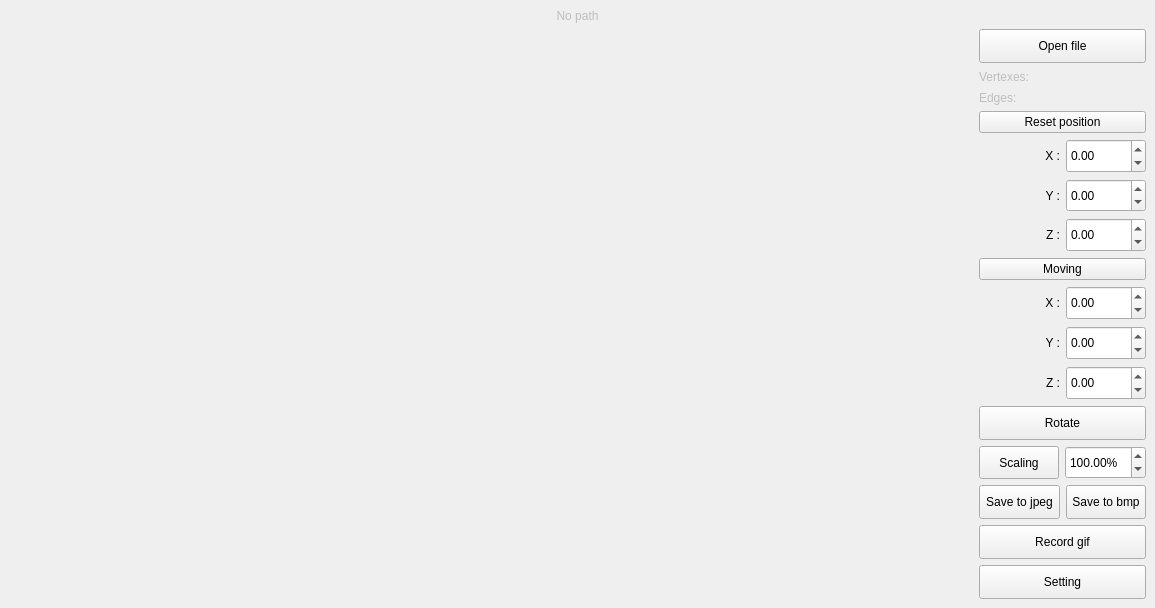
<?xml version="1.0" encoding="UTF-8"?>
<ui version="4.0">
 <class>Controller</class>
 <widget class="QMainWindow" name="MainWindow">
  <property name="geometry">
   <rect>
    <x>0</x>
    <y>0</y>
    <width>1155</width>
    <height>608</height>
   </rect>
  </property>
  <property name="windowTitle">
   <string>3D-Viewer</string>
  </property>
  <property name="windowIcon">
   <iconset resource="../icon/icons.qrc">
    <normaloff>:/3Dviewer.icns</normaloff>:/3Dviewer.icns</iconset>
  </property>
  <widget class="QWidget" name="centralwidget">
   <layout class="QVBoxLayout" name="verticalLayout_2">
    <item>
     <widget class="QLabel" name="label_path">
      <property name="enabled">
       <bool>false</bool>
      </property>
      <property name="maximumSize">
       <size>
        <width>16777215</width>
        <height>15</height>
       </size>
      </property>
      <property name="text">
       <string>No path</string>
      </property>
      <property name="alignment">
       <set>Qt::AlignCenter</set>
      </property>
     </widget>
    </item>
    <item>
     <layout class="QGridLayout" name="gridLayout">
      <item row="0" column="0">
       <widget class="QOpenGLWidgetOverride" name="widget" native="true">
        <property name="sizePolicy">
         <sizepolicy hsizetype="Expanding" vsizetype="Expanding">
          <horstretch>0</horstretch>
          <verstretch>0</verstretch>
         </sizepolicy>
        </property>
       </widget>
      </item>
      <item row="0" column="2">
       <layout class="QVBoxLayout" name="verticalLayout">
        <property name="sizeConstraint">
         <enum>QLayout::SetDefaultConstraint</enum>
        </property>
        <property name="leftMargin">
         <number>0</number>
        </property>
        <item>
         <widget class="QPushButton" name="button_open_path">
          <property name="sizePolicy">
           <sizepolicy hsizetype="Minimum" vsizetype="Minimum">
            <horstretch>0</horstretch>
            <verstretch>0</verstretch>
           </sizepolicy>
          </property>
          <property name="text">
           <string>Open file</string>
          </property>
         </widget>
        </item>
        <item>
         <widget class="QLabel" name="label_vertexes">
          <property name="enabled">
           <bool>false</bool>
          </property>
          <property name="maximumSize">
           <size>
            <width>16777215</width>
            <height>15</height>
           </size>
          </property>
          <property name="text">
           <string>Vertexes: </string>
          </property>
         </widget>
        </item>
        <item>
         <widget class="QLabel" name="label_edges">
          <property name="enabled">
           <bool>false</bool>
          </property>
          <property name="maximumSize">
           <size>
            <width>16777215</width>
            <height>15</height>
           </size>
          </property>
          <property name="text">
           <string>Edges:</string>
          </property>
         </widget>
        </item>
        <item>
         <widget class="QPushButton" name="button_reset_position">
          <property name="text">
           <string>Reset position</string>
          </property>
         </widget>
        </item>
        <item>
         <layout class="QHBoxLayout" name="horizontalLayout_2">
          <item>
           <widget class="QLabel" name="label_translate_x">
            <property name="maximumSize">
             <size>
              <width>123123</width>
              <height>16777215</height>
             </size>
            </property>
            <property name="text">
             <string>X :</string>
            </property>
            <property name="alignment">
             <set>Qt::AlignRight|Qt::AlignTrailing|Qt::AlignVCenter</set>
            </property>
           </widget>
          </item>
          <item>
           <widget class="QDoubleSpinBox" name="moving_x">
            <property name="sizePolicy">
             <sizepolicy hsizetype="Minimum" vsizetype="Minimum">
              <horstretch>0</horstretch>
              <verstretch>0</verstretch>
             </sizepolicy>
            </property>
            <property name="minimum">
             <double>-2.000000000000000</double>
            </property>
            <property name="maximum">
             <double>2.000000000000000</double>
            </property>
            <property name="singleStep">
             <double>0.100000000000000</double>
            </property>
           </widget>
          </item>
         </layout>
        </item>
        <item>
         <layout class="QHBoxLayout" name="horizontalLayout_3">
          <item>
           <widget class="QLabel" name="label_translate_y">
            <property name="text">
             <string>Y :</string>
            </property>
            <property name="alignment">
             <set>Qt::AlignRight|Qt::AlignTrailing|Qt::AlignVCenter</set>
            </property>
           </widget>
          </item>
          <item>
           <widget class="QDoubleSpinBox" name="moving_y">
            <property name="sizePolicy">
             <sizepolicy hsizetype="Minimum" vsizetype="Minimum">
              <horstretch>0</horstretch>
              <verstretch>0</verstretch>
             </sizepolicy>
            </property>
            <property name="minimum">
             <double>-2.000000000000000</double>
            </property>
            <property name="maximum">
             <double>2.000000000000000</double>
            </property>
            <property name="singleStep">
             <double>0.100000000000000</double>
            </property>
           </widget>
          </item>
         </layout>
        </item>
        <item>
         <layout class="QHBoxLayout" name="horizontalLayout_4">
          <item>
           <widget class="QLabel" name="label_translate_z">
            <property name="text">
             <string>Z :</string>
            </property>
            <property name="alignment">
             <set>Qt::AlignRight|Qt::AlignTrailing|Qt::AlignVCenter</set>
            </property>
           </widget>
          </item>
          <item>
           <widget class="QDoubleSpinBox" name="moving_z">
            <property name="sizePolicy">
             <sizepolicy hsizetype="Minimum" vsizetype="Minimum">
              <horstretch>0</horstretch>
              <verstretch>0</verstretch>
             </sizepolicy>
            </property>
            <property name="minimum">
             <double>-2.000000000000000</double>
            </property>
            <property name="maximum">
             <double>2.000000000000000</double>
            </property>
            <property name="singleStep">
             <double>0.100000000000000</double>
            </property>
           </widget>
          </item>
         </layout>
        </item>
        <item>
         <widget class="QPushButton" name="button_moving">
          <property name="text">
           <string>Moving</string>
          </property>
         </widget>
        </item>
        <item>
         <layout class="QHBoxLayout" name="horizontalLayout_5">
          <item>
           <widget class="QLabel" name="label_rotate_x">
            <property name="text">
             <string>X :</string>
            </property>
            <property name="alignment">
             <set>Qt::AlignRight|Qt::AlignTrailing|Qt::AlignVCenter</set>
            </property>
           </widget>
          </item>
          <item>
           <widget class="QDoubleSpinBox" name="rotate_x">
            <property name="sizePolicy">
             <sizepolicy hsizetype="Minimum" vsizetype="Minimum">
              <horstretch>0</horstretch>
              <verstretch>0</verstretch>
             </sizepolicy>
            </property>
            <property name="minimum">
             <double>-100.000000000000000</double>
            </property>
            <property name="maximum">
             <double>100.000000000000000</double>
            </property>
            <property name="singleStep">
             <double>0.100000000000000</double>
            </property>
           </widget>
          </item>
         </layout>
        </item>
        <item>
         <layout class="QHBoxLayout" name="horizontalLayout_6">
          <item>
           <widget class="QLabel" name="label_rotate_y">
            <property name="text">
             <string>Y :</string>
            </property>
            <property name="alignment">
             <set>Qt::AlignRight|Qt::AlignTrailing|Qt::AlignVCenter</set>
            </property>
           </widget>
          </item>
          <item>
           <widget class="QDoubleSpinBox" name="rotate_y">
            <property name="sizePolicy">
             <sizepolicy hsizetype="Minimum" vsizetype="Minimum">
              <horstretch>0</horstretch>
              <verstretch>0</verstretch>
             </sizepolicy>
            </property>
            <property name="minimum">
             <double>-100.000000000000000</double>
            </property>
            <property name="maximum">
             <double>100.000000000000000</double>
            </property>
            <property name="singleStep">
             <double>0.100000000000000</double>
            </property>
           </widget>
          </item>
         </layout>
        </item>
        <item>
         <layout class="QHBoxLayout" name="horizontalLayout_7">
          <item>
           <widget class="QLabel" name="label_rotate_z">
            <property name="text">
             <string>Z :</string>
            </property>
            <property name="alignment">
             <set>Qt::AlignRight|Qt::AlignTrailing|Qt::AlignVCenter</set>
            </property>
           </widget>
          </item>
          <item>
           <widget class="QDoubleSpinBox" name="rotate_z">
            <property name="sizePolicy">
             <sizepolicy hsizetype="Minimum" vsizetype="Minimum">
              <horstretch>0</horstretch>
              <verstretch>0</verstretch>
             </sizepolicy>
            </property>
            <property name="minimum">
             <double>-100.000000000000000</double>
            </property>
            <property name="maximum">
             <double>100.000000000000000</double>
            </property>
            <property name="singleStep">
             <double>0.100000000000000</double>
            </property>
           </widget>
          </item>
         </layout>
        </item>
        <item>
         <widget class="QPushButton" name="button_rotate">
          <property name="sizePolicy">
           <sizepolicy hsizetype="Minimum" vsizetype="Minimum">
            <horstretch>0</horstretch>
            <verstretch>0</verstretch>
           </sizepolicy>
          </property>
          <property name="text">
           <string>Rotate</string>
          </property>
         </widget>
        </item>
        <item>
         <layout class="QHBoxLayout" name="horizontalLayout_8">
          <item>
           <widget class="QPushButton" name="button_scaling">
            <property name="sizePolicy">
             <sizepolicy hsizetype="Minimum" vsizetype="Minimum">
              <horstretch>0</horstretch>
              <verstretch>0</verstretch>
             </sizepolicy>
            </property>
            <property name="text">
             <string>Scaling</string>
            </property>
           </widget>
          </item>
          <item>
           <widget class="QDoubleSpinBox" name="scaling">
            <property name="sizePolicy">
             <sizepolicy hsizetype="Minimum" vsizetype="Minimum">
              <horstretch>0</horstretch>
              <verstretch>0</verstretch>
             </sizepolicy>
            </property>
            <property name="suffix">
             <string>%</string>
            </property>
            <property name="minimum">
             <double>0.010000000000000</double>
            </property>
            <property name="maximum">
             <double>1000.000000000000000</double>
            </property>
            <property name="value">
             <double>100.000000000000000</double>
            </property>
           </widget>
          </item>
         </layout>
        </item>
        <item>
         <layout class="QHBoxLayout" name="horizontalLayout_9">
          <item>
           <widget class="QPushButton" name="button_jpeg">
            <property name="sizePolicy">
             <sizepolicy hsizetype="Minimum" vsizetype="Minimum">
              <horstretch>0</horstretch>
              <verstretch>0</verstretch>
             </sizepolicy>
            </property>
            <property name="minimumSize">
             <size>
              <width>0</width>
              <height>0</height>
             </size>
            </property>
            <property name="maximumSize">
             <size>
              <width>16777215</width>
              <height>16777215</height>
             </size>
            </property>
            <property name="text">
             <string>Save to jpeg</string>
            </property>
           </widget>
          </item>
          <item>
           <widget class="QPushButton" name="button_bmp">
            <property name="sizePolicy">
             <sizepolicy hsizetype="Minimum" vsizetype="Minimum">
              <horstretch>0</horstretch>
              <verstretch>0</verstretch>
             </sizepolicy>
            </property>
            <property name="minimumSize">
             <size>
              <width>0</width>
              <height>0</height>
             </size>
            </property>
            <property name="text">
             <string>Save to bmp</string>
            </property>
           </widget>
          </item>
         </layout>
        </item>
        <item>
         <widget class="QPushButton" name="button_gif">
          <property name="sizePolicy">
           <sizepolicy hsizetype="Minimum" vsizetype="Minimum">
            <horstretch>0</horstretch>
            <verstretch>0</verstretch>
           </sizepolicy>
          </property>
          <property name="text">
           <string>Record gif</string>
          </property>
         </widget>
        </item>
        <item>
         <widget class="QPushButton" name="button_setting">
          <property name="sizePolicy">
           <sizepolicy hsizetype="Minimum" vsizetype="Minimum">
            <horstretch>0</horstretch>
            <verstretch>0</verstretch>
           </sizepolicy>
          </property>
          <property name="text">
           <string>Setting</string>
          </property>
         </widget>
        </item>
       </layout>
      </item>
     </layout>
    </item>
   </layout>
  </widget>
  <action name="actionClose">
   <property name="text">
    <string>Close</string>
   </property>
  </action>
 </widget>
 <customwidgets>
  <customwidget>
   <class>QOpenGLWidgetOverride</class>
   <extends>QWidget</extends>
   <header location="global">QClass/OpenGLWidget/gl_override.h</header>
   <container>1</container>
  </customwidget>
 </customwidgets>
 <resources>
  <include location="../icon/icons.qrc"/>
 </resources>
 <connections/>
</ui>
